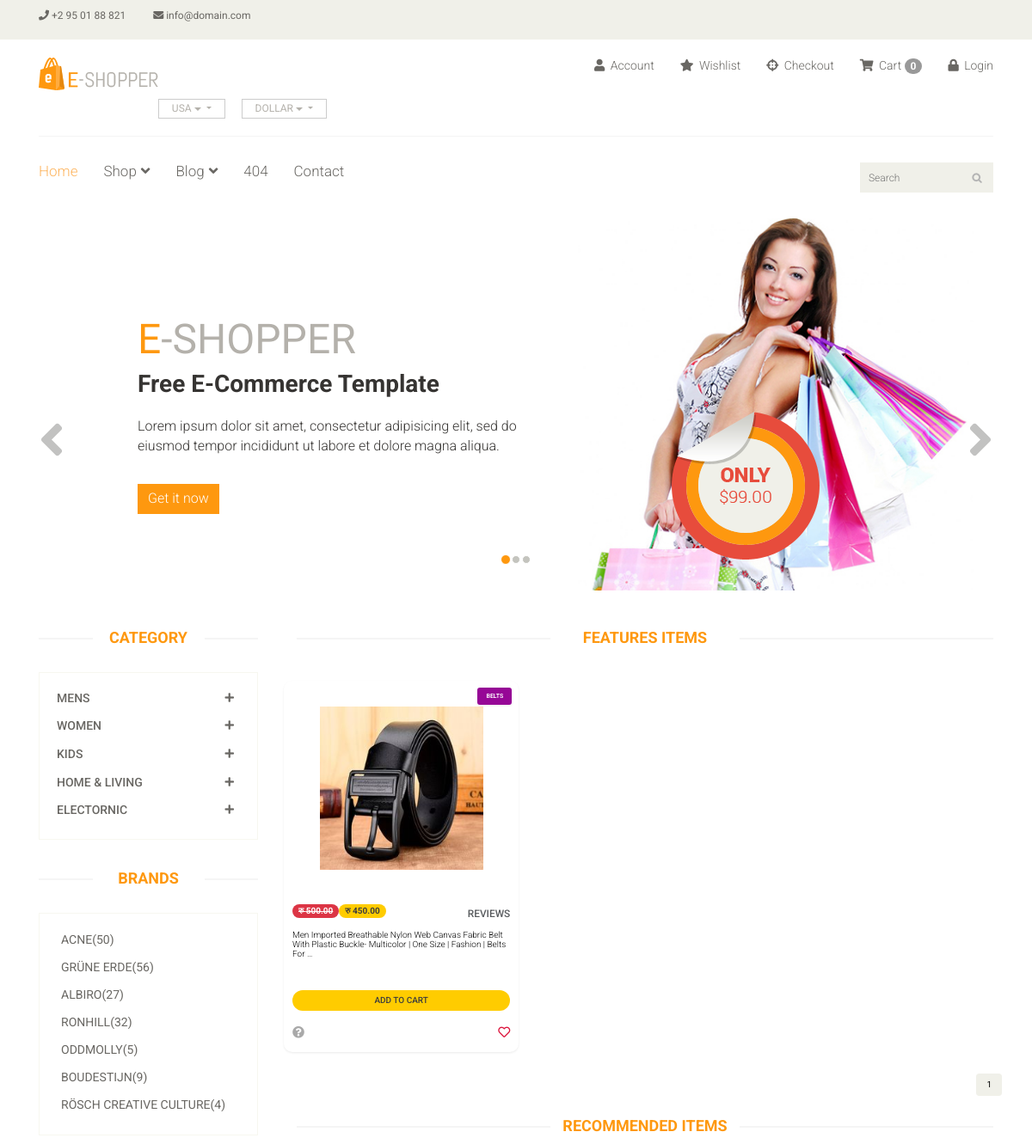
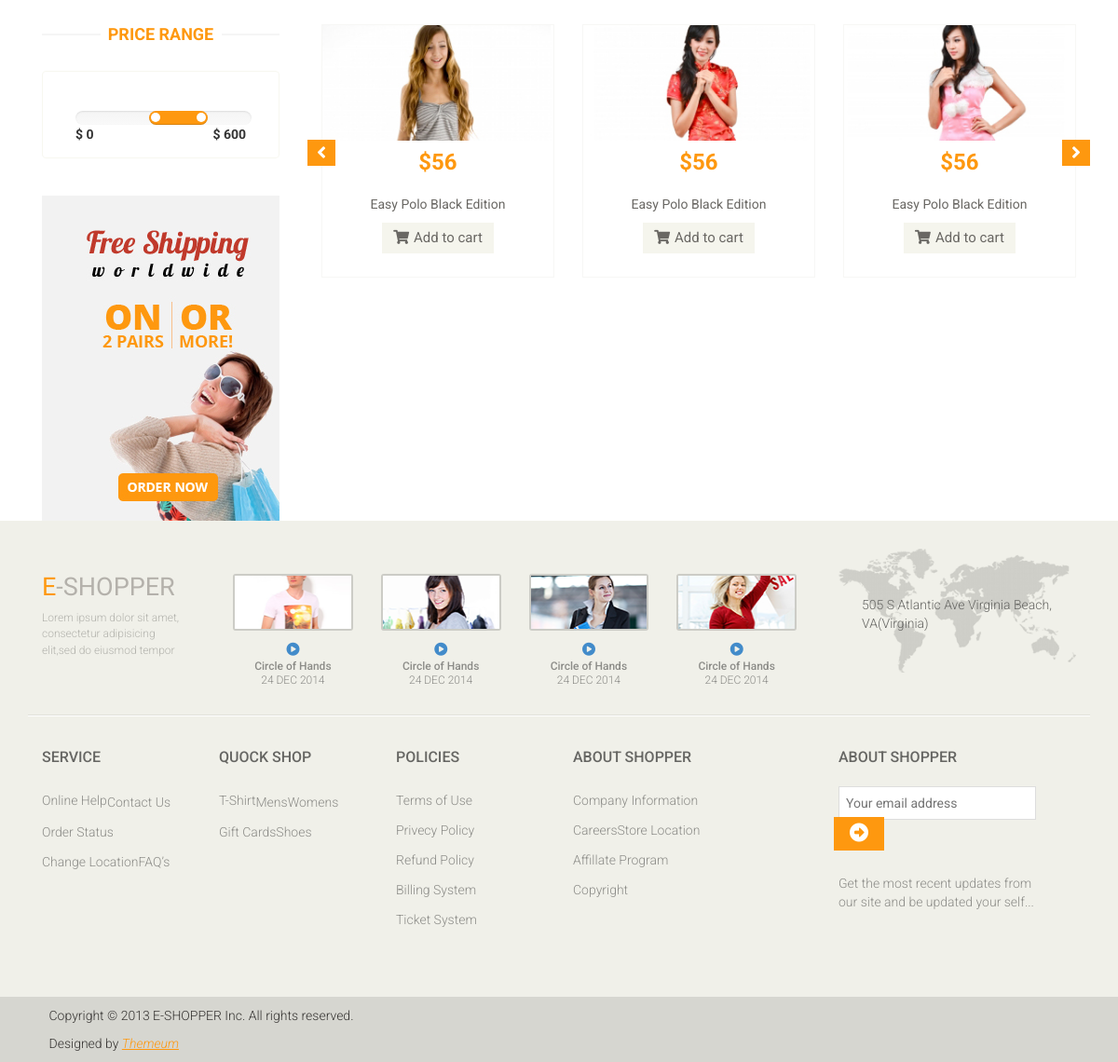
The page /?category=6 on the database its author committed (2 pictures, top to bottom).
### main/models.py (models this page shows, shortened)
class Category(models.Model):
    title=models.CharField(max_length=200)

class Product(models.Model):
    image=models.ImageField(upload_to='prodcuts',null=True,blank=True)
    image2=models.ImageField(upload_to='prodcuts',null=True,blank=True)
    image3=models.ImageField(upload_to='prodcuts',null=True,blank=True)
    name=models.CharField(max_length=50)
    category=models.ForeignKey(Category, on_delete=models.CASCADE)
    subcategory=models.ForeignKey(SubCategory, on_delete=models.CASCADE)
    desc=RichTextField(blank=True)
    mark_price=models.DecimalField(max_digits=10,decimal_places=2)
    descount_percent=models.DecimalField(max_digits=4,decimal_places=2)
    price=models.DecimalField(max_digits=10,decimal_places=2,editable=False)
    date=models.DateField(auto_now=True)

### main/views.py (the view)
# urls.py: path("",index,name="index"),
def index(request):
    cate=Category.objects.all()
    cateid=request.GET.get('category')
    if cateid:
            product=Product.objects.filter(subcategory=cateid)
    else:
        product=Product.objects.all()
    paginator=Paginator(product,2)
    num_page=request.GET.get('page')
    data=paginator.get_page(num_page) #it fetch current page data
    total=data.paginator.num_pages #3
    context={
        'product':product,
        'cate':cate,
        'data':data,
        'num':[i+1 for i in range(total)]#1,2,3
        }
    return render(request,'main/index.html',context)

### templates/main/index.html (shortened to what this page needs)
{% extends "base.html" %}
{% load static %}
{% block content %}
	<section id="slider">
		<div class="container">
			<div class="row">
				<div class="col-sm-12">
					<div id="slider-carousel" class="carousel slide" data-ride="carousel">
						<ol class="carousel-indicators">
							<li data-target="#slider-carousel" data-slide-to="0" class="active"></li>
							<li data-target="#slider-carousel" data-slide-to="1"></li>
							<li data-target="#slider-carousel" data-slide-to="2"></li>
						</ol>
						<div class="carousel-inner">
							<div class="item active">
								<div class="col-sm-6">
									<h1><span>E</span>-SHOPPER</h1>
									<h2>Free E-Commerce Template</h2>
									<p>Lorem ipsum dolor sit amet, consectetur adipisicing elit, sed do eiusmod tempor incididunt ut labore et dolore magna aliqua. </p>
									<button type="button" class="btn btn-default get">Get it now</button>
								</div>
								<div class="col-sm-6">
									<img src="/static/images/home/girl1.jpg" class="girl img-responsive" alt="" />
									<img src="/static/images/home/pricing.png"  class="pricing" alt="" />
								</div>
							</div>
						</div>
						<a href="#slider-carousel" class="left control-carousel hidden-xs" data-slide="prev">
							<i class="fa fa-angle-left"></i>
						</a>
						<a href="#slider-carousel" class="right control-carousel hidden-xs" data-slide="next">
							<i class="fa fa-angle-right"></i>
						</a>
					</div>
				</div>
			</div>
		</div>
	</section>
	<section>
		<div class="container">
			<div class="row">
				<div class="col-sm-3">
					<div class="left-sidebar">
						<h2>Category</h2>
						<div class="panel-group category-products" id="accordian">
							{% for i in cate %}
							<div class="panel panel-default">
								<div class="panel-heading">
									<h4 class="panel-title">
										<a data-toggle="collapse" data-parent="#accordian" href="#{{i.id}}">
											<span class="badge pull-right"><i class="fa fa-plus"></i></span>
											{{i.title}}
										</a>
									</h4>
								</div>
							</div>
							{% endfor %}
						</div>
						<div class="brands_products">
							<h2>Brands</h2>
							<div class="brands-name">
								<ul class="nav nav-pills nav-stacked">
									<li><a href="#"> <span class="pull-right">(50)</span>Acne</a></li>
									<li><a href="#"> <span class="pull-right">(56)</span>Grüne Erde</a></li>
									<li><a href="#"> <span class="pull-right">(27)</span>Albiro</a></li>
									<li><a href="#"> <span class="pull-right">(32)</span>Ronhill</a></li>
									<li><a href="#"> <span class="pull-right">(5)</span>Oddmolly</a></li>
									<li><a href="#"> <span class="pull-right">(9)</span>Boudestijn</a></li>
									<li><a href="#"> <span class="pull-right">(4)</span>Rösch creative culture</a></li>
								</ul>
							</div>
						</div>
						<div class="price-range">
							<h2>Price Range</h2>
							<div class="well text-center">
								 <input type="text" class="span2" value="" data-slider-min="0" data-slider-max="600" data-slider-step="5" data-slider-value="[250,450]" id="sl2" ><br />
								 <b class="pull-left">$ 0</b> <b class="pull-right">$ 600</b>
							</div>
						</div>
						<div class="shipping text-center">
							<img src="/static/images/home/shipping.jpg" alt="" />
						</div>
					</div>
				</div>
				<div class="col-sm-9 padding-right">
					<h2 class="title text-center">Features Items</h2>
					<div class="container-fluid bg-trasparent my-4 p-3" style="position: relative">
						<div class="row row-cols-1 row-cols-xs-2 row-cols-sm-2 row-cols-lg-3 g-3">
						  {% for i in data %}
							<div class="col hp">
							<div class="card h-100 shadow-sm">
								<a target="_blank" href="{% url 'product_detail' i.id %}">
									<img src="{{i.image.url}}" class="card-img-top" alt="product.title" />
								</a>
							  <div class="label-top shadow-sm">
								<a class="text-white" target="_blank" href="">{{i.name}}</a>
							  </div>
							  <div class="card-body">
								<div class="clearfix mb-3">
									<span class="float-start badge rounded-pill bg-danger text-decoration-line-through">रु {{i.mark_price}}</span>
								  <span class="float-start badge rounded-pill bg-success">रु {{i.price}}</span>
								  <span class="float-end"><a href="#" class="small text-muted text-uppercase aff-link">reviews</a></span>
								</div>
								<h5 class="card-title">
								  <a target="_blank" href="#">{{i.desc|truncatewords:20|safe}}</a>
								</h5>
								<div class="d-grid gap-2 my-4">
								  <a href="{% url 'cart_add' i.id %}" class="btn btn-warning bold-btn">add to cart</a>
								</div>
								<div class="clearfix mb-1">
								  <span class="float-start"><a href="#"><i class="fas fa-question-circle"></i></a></span>
								  <span class="float-end">
									<i class="far fa-heart" style="cursor: pointer"></i>
								  </span>
								</div>
							  </div>
							</div>
						  </div>
						  {% endfor %}
						</div>
					  </div>
					  <nav aria-label="Page navigation example" class="d-flex">
						<ul class="pagination ms-auto">
						  {% for n in num %}
						  <li class="page-item"><a class="page-link" href="?page={{n}}">{{n}}</a></li>
						  {% endfor %}
						</ul>
					  </nav>
					<div class="recommended_items">
						<h2 class="title text-center">recommended items</h2>
						<div id="recommended-item-carousel" class="carousel slide" data-ride="carousel">
							<div class="carousel-inner">
								<div class="item active">
									<div class="col-sm-4">
										<div class="product-image-wrapper">
											<div class="single-products">
												<div class="productinfo text-center">
													<img src="/static/images/home/recommend1.jpg" alt="" />
													<h2>$56</h2>
													<p>Easy Polo Black Edition</p>
													<a href="#" class="btn btn-default add-to-cart"><i class="fa fa-shopping-cart"></i>Add to cart</a>
												</div>
											</div>
										</div>
									</div>
									<div class="col-sm-4">
										<div class="product-image-wrapper">
											<div class="single-products">
												<div class="productinfo text-center">
													<img src="/static/images/home/recommend2.jpg" alt="" />
													<h2>$56</h2>
													<p>Easy Polo Black Edition</p>
													<a href="#" class="btn btn-default add-to-cart"><i class="fa fa-shopping-cart"></i>Add to cart</a>
												</div>
											</div>
										</div>
									</div>
									<div class="col-sm-4">
										<div class="product-image-wrapper">
											<div class="single-products">
												<div class="productinfo text-center">
													<img src="/static/images/home/recommend3.jpg" alt="" />
													<h2>$56</h2>
													<p>Easy Polo Black Edition</p>
													<a href="#" class="btn btn-default add-to-cart"><i class="fa fa-shopping-cart"></i>Add to cart</a>
												</div>
											</div>
										</div>
									</div>
								</div>
							</div>
							 <a class="left recommended-item-control" href="#recommended-item-carousel" data-slide="prev">
								<i class="fa fa-angle-left"></i>
							  </a>
							  <a class="right recommended-item-control" href="#recommended-item-carousel" data-slide="next">
								<i class="fa fa-angle-right"></i>
							  </a>
						</div>
					</div>
				</div>
			</div>
		</div>
	</section>
	{% endblock content %}

### static/css/product.css (style rules this page uses)
:root { --font1: 'Heebo', sans-serif; --font2: 'Fira Sans Extra Condensed', sans-serif; --font3: 'Roboto', sans-serif; --btnbg: #ffcc00; --btnfontcolor: rgb(61, 61, 61); --btnfontcolorhover: rgb(255, 255, 255); --btnbghover: #ffc116; --btnactivefs: rgb(241, 195, 46); --label-index: #960796; --danger-index: #5bc257; --link-color: #000; --link-color-hover: #fff; --bg-content-color: #ffcc00; }
.container-fluid { max-width: 1400px; }
.card { background: #fff; box-shadow: 0 6px 10px rgba(0, 0, 0, .08), 0 0 6px rgba(0, 0, 0, .05); transition: .3s transform cubic-bezier(.155, 1.105, .295, 1.12), .3s box-shadow, .3s -webkit-transform cubic-bezier(.155, 1.105, .295, 1.12); border: 0; border-radius: 1rem; }
.card-img, .card-img-top { border-top-left-radius: calc(1rem - 1px); border-top-right-radius: calc(1rem - 1px); }
.card h5 { overflow: hidden; height: 55px; font-weight: 300; font-size: 1rem; }
.card h5 a { color: black; text-decoration: none; }
.card-img-top { width: 100%; min-height: 250px; max-height: 250px; object-fit: contain; padding: 30px; }
.label-top { position: absolute; background-color: var(--label-index); color: #fff; top: 8px; right: 8px; padding: 5px 10px 5px 10px; font-size: .7rem; font-weight: 600; border-radius: 3px; text-transform: uppercase; }
.aff-link { font-weight: 500; }
.bold-btn { font-size: 1rem; font-weight: 500; text-transform: uppercase; padding: 5px 50px 5px 50px; }
.btn-warning { background: var(--btnbg); color: var(--btnfontcolor); fill: #ffffff; border: none; text-decoration: none; outline: 0; border-radius: 100px; }
.bg-success { font-size: 1rem; background-color: var(--btnbg)!important; color: var(--btnfontcolor)!important; }
.bg-danger { font-size: 1rem; }
.fa-question-circle:before { color: darkgray; }
.fa-heart:before { color:crimson; }

### rows shown on the page
Category: title "MENS"
Category: title "WOMEN"
Category: title "KIDS"
Category: title "HOME & LIVING"
Category: title "ELECTORNIC"
Product: image (picture), name "BELTS", mark_price "500.00", price "450.00", desc "Men Imported Breathable Nylon Web Canvas Fabric Belt With Plastic Buckle- Multicolor | One Size | Fashion | Belts For …"

### other values the page prints
{{ request.session.cart|length }} "0"
{{ n }} "1"
